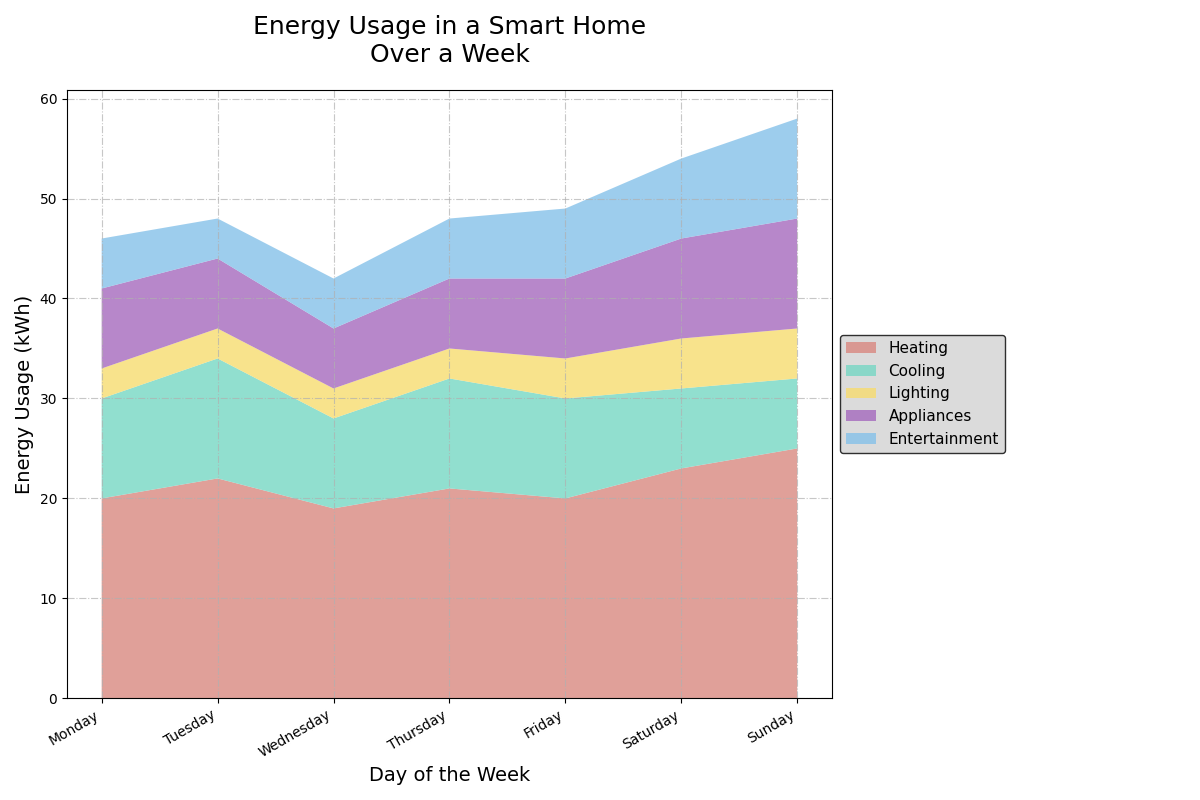

The script that drew this image:
import matplotlib.pyplot as plt
import numpy as np

days = ['Monday', 'Tuesday', 'Wednesday', 'Thursday', 'Friday', 'Saturday', 'Sunday']
num_days = len(days)

heating = [20, 22, 19, 21, 20, 23, 25]
cooling = [10, 12, 9, 11, 10, 8, 7]
lighting = [3, 3, 3, 3, 4, 5, 5]
appliances = [8, 7, 6, 7, 8, 10, 11]
entertainment = [5, 4, 5, 6, 7, 8, 10]

energy_stack = np.row_stack((heating, cooling, lighting, appliances, entertainment))

fig, ax = plt.subplots(figsize=(12, 8))

ax.stackplot(days, energy_stack, labels=['Heating', 'Cooling', 'Lighting', 'Appliances', 'Entertainment'],
             colors=['#D98880', '#76D7C4', '#F7DC6F', '#A569BD', '#85C1E9'], alpha=0.8)

ax.set_title('Energy Usage in a Smart Home\nOver a Week', fontsize=18, pad=20)
ax.set_xlabel('Day of the Week', fontsize=14)
ax.set_ylabel('Energy Usage (kWh)', fontsize=14)

ax.legend(loc='center left', fontsize=11, bbox_to_anchor=(1, 0.5), facecolor='lightgrey', edgecolor='black')

ax.grid(True, linestyle='-.', alpha=0.7)

plt.xticks(rotation=30, ha='right')

plt.tight_layout(rect=[0, 0, 0.85, 1])

plt.show()
